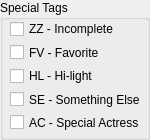
              <widget class="QGroupBox" name="groupBox_8">
               <property name="minimumSize">
                <size>
                 <width>0</width>
                 <height>140</height>
                </size>
               </property>
               <property name="title">
                <string>Special Tags</string>
               </property>
               <widget class="QWidget" name="verticalLayoutWidget_7">
                <property name="geometry">
                 <rect>
                  <x>10</x>
                  <y>20</y>
                  <width>131</width>
                  <height>111</height>
                 </rect>
                </property>
                <layout class="QVBoxLayout" name="verticalLayout_10">
                 <item>
                  <widget class="QCheckBox" name="checkBox_spec_ZZ">
                   <property name="toolTip">
                    <string>not familiar enough with this video to make easy decisions on</string>
                   </property>
                   <property name="text">
                    <string>ZZ - Incomplete</string>
                   </property>
                  </widget>
                 </item>
                 <item>
                  <widget class="QCheckBox" name="checkBox_spec_FV">
                   <property name="toolTip">
                    <string>some of my favorite stuff</string>
                   </property>
                   <property name="text">
                    <string>FV - Favorite</string>
                   </property>
                  </widget>
                 </item>
                 <item>
                  <widget class="QCheckBox" name="checkBox_spec_HL">
                   <property name="toolTip">
                    <string>metitable within its own genre</string>
                   </property>
                   <property name="text">
                    <string>HL - Hi-light</string>
                   </property>
                  </widget>
                 </item>
                 <item>
                  <widget class="QCheckBox" name="checkBox_spec_SE">
                   <property name="toolTip">
                    <string>&quot;this is something else, man&quot; would be a way to describe this video</string>
                   </property>
                   <property name="text">
                    <string>SE - Something Else</string>
                   </property>
                  </widget>
                 </item>
                 <item>
                  <widget class="QCheckBox" name="checkBox_spec_AC">
                   <property name="toolTip">
                    <string>contains the work of a noted or favorite actress</string>
                   </property>
                   <property name="text">
                    <string>AC - Special Actress</string>
                   </property>
                  </widget>
                 </item>
                </layout>
               </widget>
              </widget>
